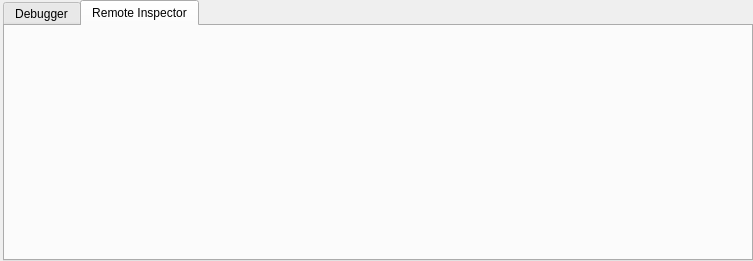
<?xml version="1.0" encoding="UTF-8"?>
<ui version="4.0">
 <class>DebuggerPanel</class>
 <widget class="QDockWidget" name="DebuggerPanel">
  <property name="geometry">
   <rect>
    <x>0</x>
    <y>0</y>
    <width>753</width>
    <height>261</height>
   </rect>
  </property>
  <property name="windowTitle">
   <string>Debugger</string>
  </property>
  <widget class="QWidget" name="dockWidgetContents">
   <layout class="QHBoxLayout" name="horizontalLayout">
    <property name="leftMargin">
     <number>3</number>
    </property>
    <property name="topMargin">
     <number>0</number>
    </property>
    <property name="rightMargin">
     <number>0</number>
    </property>
    <property name="bottomMargin">
     <number>0</number>
    </property>
    <item>
     <widget class="QTabWidget" name="tabWidget">
      <property name="currentIndex">
       <number>1</number>
      </property>
      <widget class="QWidget" name="tab">
       <attribute name="title">
        <string>Debugger</string>
       </attribute>
      </widget>
      <widget class="QWidget" name="tab_2">
       <attribute name="title">
        <string>Remote Inspector</string>
       </attribute>
      </widget>
     </widget>
    </item>
   </layout>
  </widget>
 </widget>
 <resources/>
 <connections/>
</ui>
